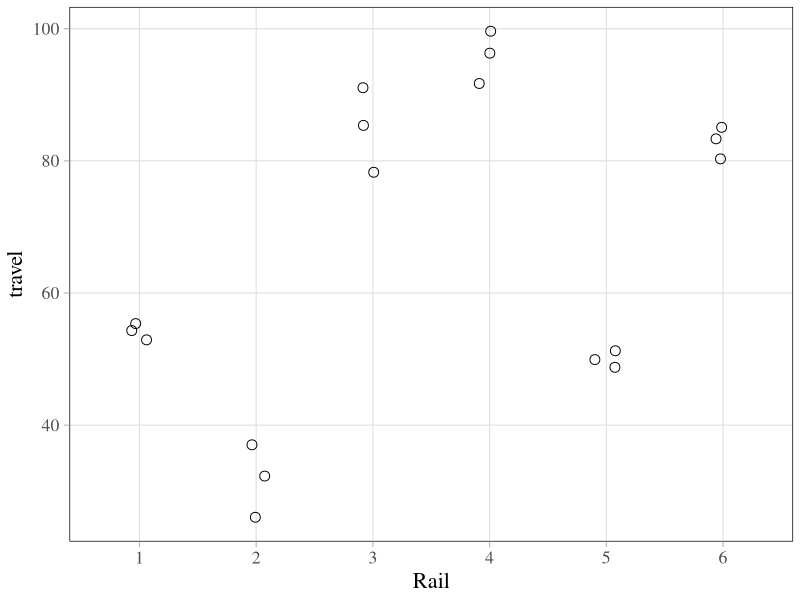
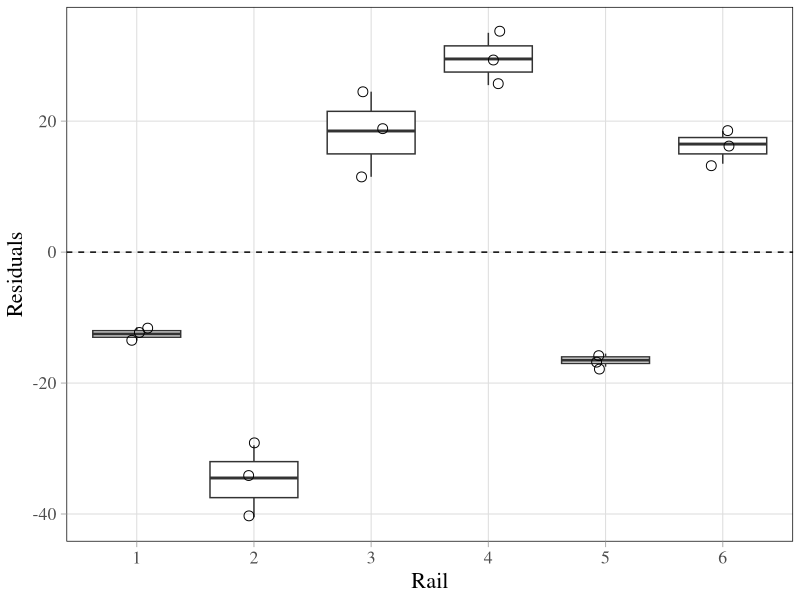
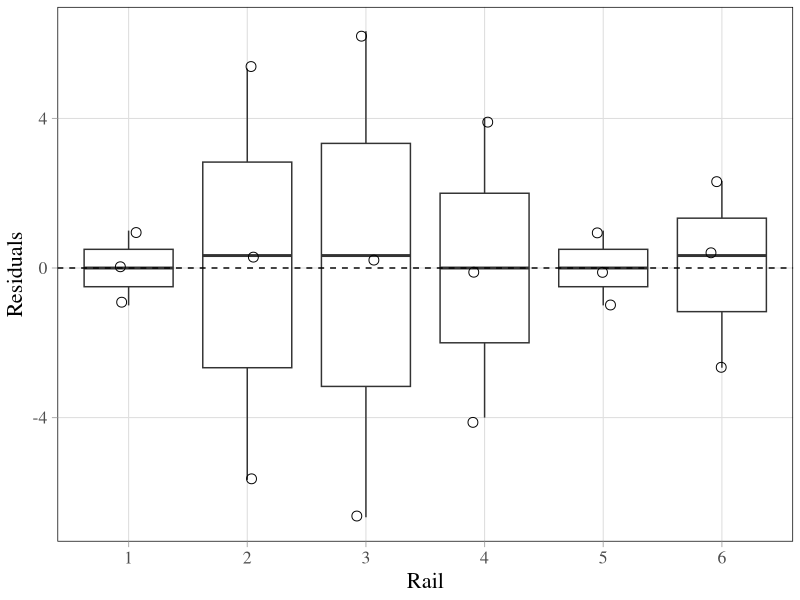
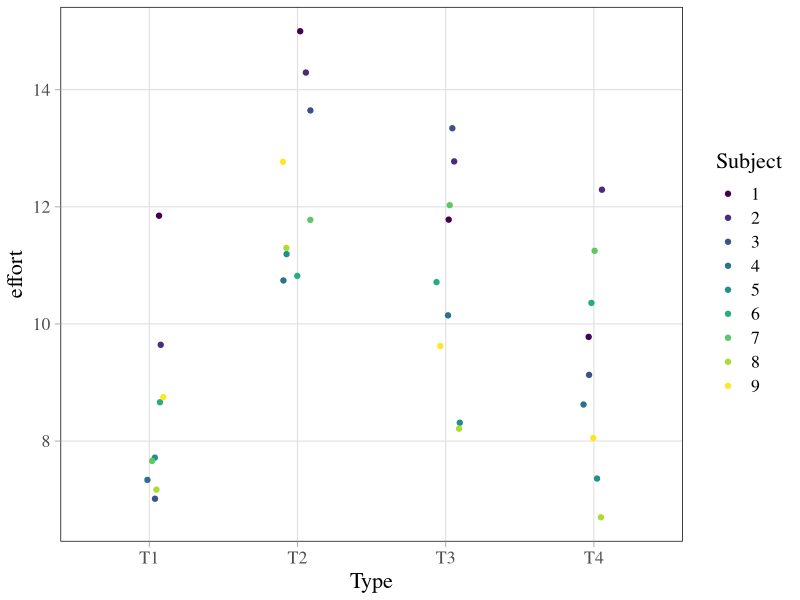
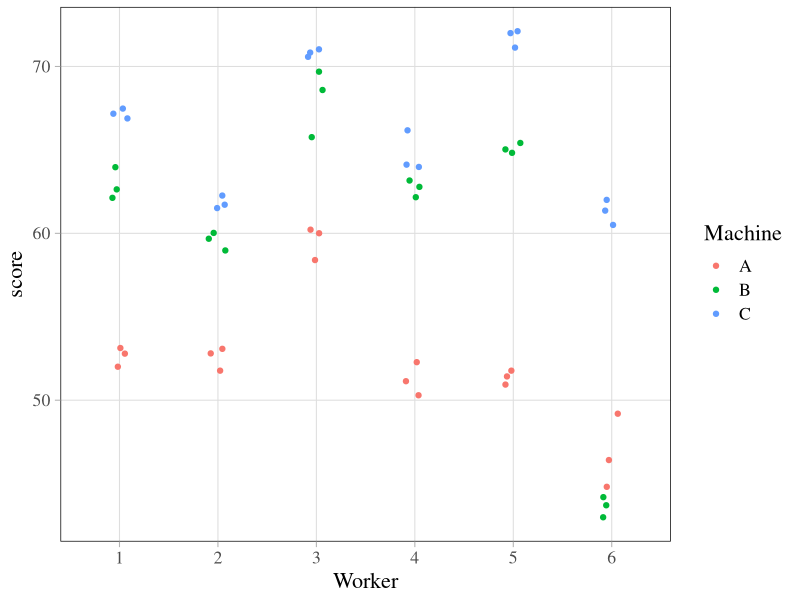
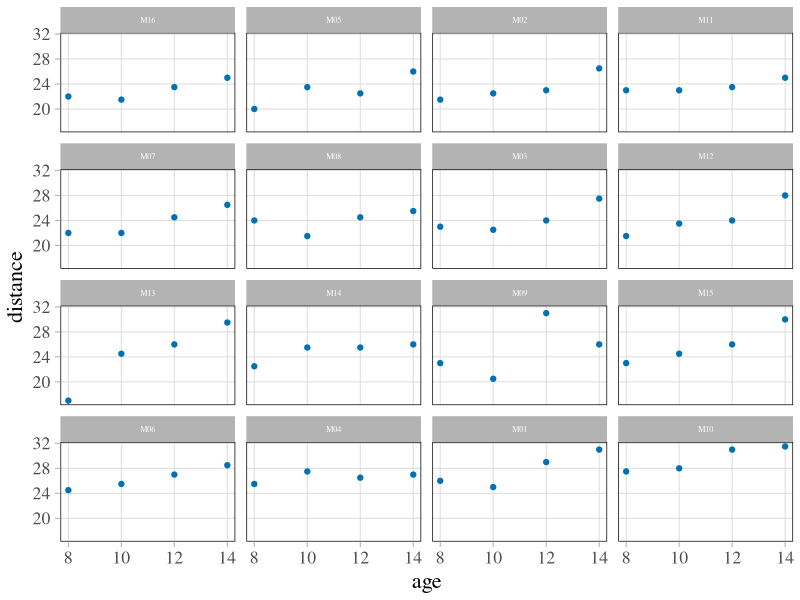
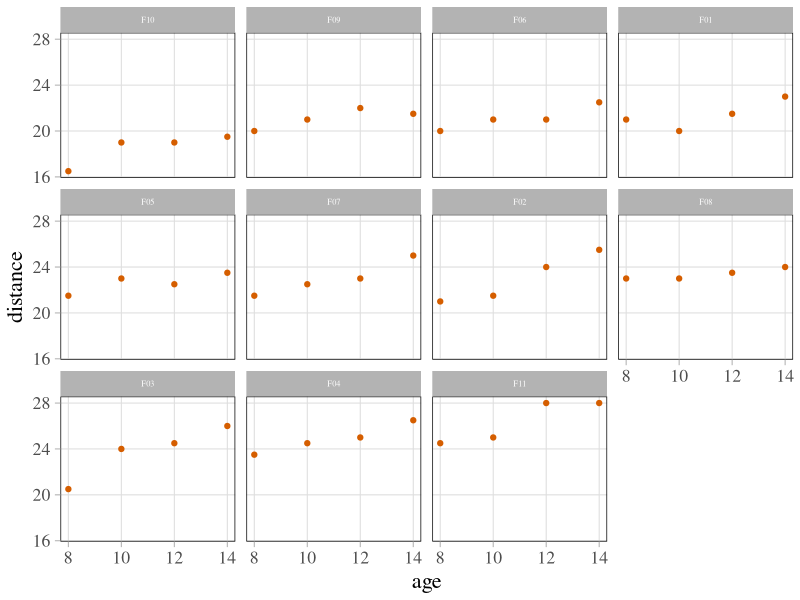

These figures' R source, in order:
## ---- chunk 1
#| echo: false
library(tidyverse)
library(nlme)
library(ggtext)
## ---- chunk 2
#| echo: false
theme_set(
  theme_light(base_size = 16, base_family = "serif") +
    theme(
      legend.background = element_rect(fill = "transparent"),
      legend.key = element_rect(fill = "transparent", color = NA),
      panel.grid.minor = element_blank(),
      panel.border = element_rect(color = "black", linewidth = 0.5, fill = NA),
      plot.margin = margin(5, 5, 5, 5, unit = "pt")
    )
)
## ---- chunk 3
#| echo: false
Rail |>
  mutate(Rail = factor(Rail, levels = c("1", "2", "3", "4", "5", "6"))) |>
  ggplot() +
  geom_point(aes(Rail, travel), size = 3, shape = 1, position = position_jitter(width = 0.1))
## ---- chunk 4
Rail_lm0 <- lm(travel ~ 1, data = Rail)
summary(Rail_lm0)
## ---- chunk 5
#| echo: false
Rail |>
  mutate(Rail = factor(Rail, levels = c("1", "2", "3", "4", "5", "6"))) |>
  mutate(Residuals = resid(Rail_lm0)) |>
  ggplot() +
  geom_boxplot(aes(Rail, Residuals)) +
  geom_point(aes(Rail, Residuals), size = 3, shape = 1, position = position_jitter(width = 0.1)) +
  geom_hline(yintercept = 0, linetype = 2)
## ---- chunk 6
Rail_lm1 <- lm(travel ~ Rail - 1, data = Rail)
## ---- chunk 7
#| echo: false
text_output <- capture.output(summary(Rail_lm1))
text_output[str_length(text_output) > 0] |>
  cat(sep = "\n")
## ---- chunk 8
#| echo: false
Rail |>
  mutate(Rail = factor(Rail, levels = c("1", "2", "3", "4", "5", "6"))) |>
  mutate(Residuals = resid(Rail_lm1)) |>
  ggplot() +
  geom_boxplot(aes(Rail, Residuals)) +
  geom_point(aes(Rail, Residuals), size = 3, shape = 1, position = position_jitter(width = 0.1)) +
  geom_hline(yintercept = 0, linetype = 2)
## ---- chunk 9
Rail_lme0 <- lme(travel ~ 1, random = ~1 | Rail, data = Rail)
## ---- chunk 10
#| echo: false
summary(Rail_lme0)
## ---- chunk 11
#| echo: false
ergoStool |>
  mutate(Subject = factor(Subject, levels = as.character(1:9))) |>
  ggplot() +
  geom_point(aes(Type, effort, color = Subject), position = position_jitter(width = 0.1))
## ---- chunk 12
Stool_lme0 <-
  lme(effort ~ Type, random = ~1 | Subject, data = ergoStool)
## ---- chunk 13
#| echo: false
summary(Stool_lme0)
## ---- chunk 14
#| echo: false
Machines |>
  mutate(Worker = factor(Worker, levels = as.character(1:6))) |>
  ggplot() +
  geom_point(aes(Worker, score, color = Machine), position = position_jitter(width = 0.1))
## ---- chunk 15
Machine_lme0 <-
  lme(score ~ Machine, random = ~1 | Worker, data = Machines)
## ---- chunk 16
#| echo: false
summary(Machine_lme0)
## ---- chunk 17
Machine_lme1 <-
  update(Machine_lme0, random = ~1 | Worker / Machine)
## ---- chunk 18
#| echo: false
summary(Machine_lme1)
## ---- chunk 19
anova(Machine_lme0, Machine_lme1)
## ---- chunk 20
#| echo: false
#| out-width: 100%
Orthodont |>
  filter(Sex == "Male") |>
  ggplot() +
  geom_point(aes(age, distance), colour = "#0072B2") +
  facet_wrap(~ Subject) +
  guides(colour = "none") +
  theme(strip.text = element_text(size = 6))
## ---- chunk 21
#| echo: false
#| out-width: 100%
Orthodont |>
  filter(Sex == "Female") |>
  ggplot() +
  geom_point(aes(age, distance), color = "#D55E00") +
  facet_wrap(~ Subject) +
  guides(colour = "none") +
  theme(strip.text = element_text(size = 6))
## ---- chunk 22
#| code-fold: true
OrthF_lme0 <- lme(distance ~ age, data = Orthodont, random = ~age | Subject)
OrthF_lme1 <- lme(distance ~ age, data = Orthodont, random = ~1 | Subject)
OrthF_lme2 <- lme(distance ~ age, data = Orthodont, random = ~(age - 1) | Subject)
OrthF_lme3 <- lme(distance ~ age + Sex, data = Orthodont, random = ~age | Subject)
OrthF_lme4 <- lme(distance ~ age * Sex, data = Orthodont, random = ~1 | Subject)
OrthF_lme5 <- lme(distance ~ age * Sex, data = Orthodont, random = ~(age - 1) | Subject)
